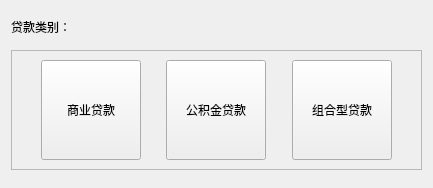
<?xml version="1.0" encoding="UTF-8"?>
<ui version="4.0">
 <class>Widget</class>
 <widget class="QWidget" name="Widget">
  <property name="geometry">
   <rect>
    <x>0</x>
    <y>0</y>
    <width>433</width>
    <height>188</height>
   </rect>
  </property>
  <property name="minimumSize">
   <size>
    <width>433</width>
    <height>188</height>
   </size>
  </property>
  <property name="windowTitle">
   <string>房贷计算器</string>
  </property>
  <layout class="QVBoxLayout" name="verticalLayout_2">
   <item>
    <layout class="QVBoxLayout" name="verticalLayout">
     <item>
      <spacer name="verticalSpacer_3">
       <property name="orientation">
        <enum>Qt::Vertical</enum>
       </property>
       <property name="sizeHint" stdset="0">
        <size>
         <width>20</width>
         <height>40</height>
        </size>
       </property>
      </spacer>
     </item>
     <item>
      <widget class="QLabel" name="label">
       <property name="text">
        <string>贷款类别：</string>
       </property>
      </widget>
     </item>
     <item>
      <spacer name="verticalSpacer_2">
       <property name="orientation">
        <enum>Qt::Vertical</enum>
       </property>
       <property name="sizeHint" stdset="0">
        <size>
         <width>20</width>
         <height>40</height>
        </size>
       </property>
      </spacer>
     </item>
     <item>
      <widget class="QFrame" name="frame">
       <property name="frameShape">
        <enum>QFrame::StyledPanel</enum>
       </property>
       <property name="frameShadow">
        <enum>QFrame::Raised</enum>
       </property>
       <layout class="QHBoxLayout" name="horizontalLayout">
        <item>
         <spacer name="horizontalSpacer">
          <property name="orientation">
           <enum>Qt::Horizontal</enum>
          </property>
          <property name="sizeHint" stdset="0">
           <size>
            <width>40</width>
            <height>20</height>
           </size>
          </property>
         </spacer>
        </item>
        <item>
         <widget class="QPushButton" name="pushButton">
          <property name="minimumSize">
           <size>
            <width>100</width>
            <height>100</height>
           </size>
          </property>
          <property name="baseSize">
           <size>
            <width>200</width>
            <height>200</height>
           </size>
          </property>
          <property name="text">
           <string>商业贷款</string>
          </property>
         </widget>
        </item>
        <item>
         <spacer name="horizontalSpacer_5">
          <property name="orientation">
           <enum>Qt::Horizontal</enum>
          </property>
          <property name="sizeHint" stdset="0">
           <size>
            <width>40</width>
            <height>20</height>
           </size>
          </property>
         </spacer>
        </item>
        <item>
         <widget class="QPushButton" name="pushButton_2">
          <property name="minimumSize">
           <size>
            <width>100</width>
            <height>100</height>
           </size>
          </property>
          <property name="text">
           <string>公积金贷款</string>
          </property>
         </widget>
        </item>
        <item>
         <spacer name="horizontalSpacer_6">
          <property name="orientation">
           <enum>Qt::Horizontal</enum>
          </property>
          <property name="sizeHint" stdset="0">
           <size>
            <width>40</width>
            <height>20</height>
           </size>
          </property>
         </spacer>
        </item>
        <item>
         <widget class="QPushButton" name="pushButton_3">
          <property name="minimumSize">
           <size>
            <width>100</width>
            <height>100</height>
           </size>
          </property>
          <property name="text">
           <string>组合型贷款</string>
          </property>
         </widget>
        </item>
        <item>
         <spacer name="horizontalSpacer_2">
          <property name="orientation">
           <enum>Qt::Horizontal</enum>
          </property>
          <property name="sizeHint" stdset="0">
           <size>
            <width>40</width>
            <height>20</height>
           </size>
          </property>
         </spacer>
        </item>
       </layout>
      </widget>
     </item>
     <item>
      <spacer name="verticalSpacer">
       <property name="orientation">
        <enum>Qt::Vertical</enum>
       </property>
       <property name="sizeHint" stdset="0">
        <size>
         <width>20</width>
         <height>40</height>
        </size>
       </property>
      </spacer>
     </item>
    </layout>
   </item>
  </layout>
 </widget>
 <resources/>
 <connections/>
</ui>
